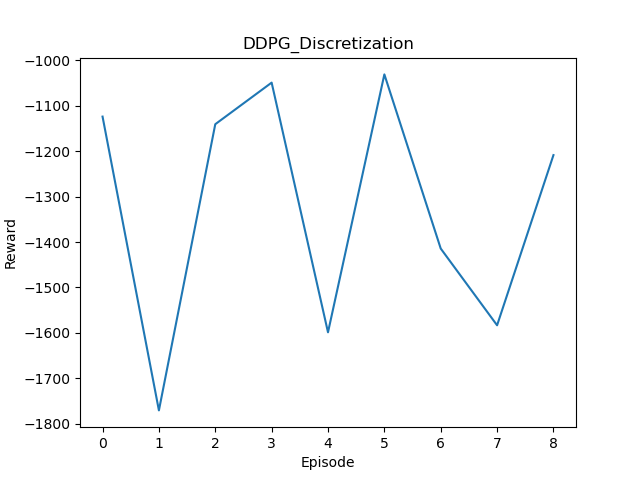

Python code for this plot:
# 학습 OK
###########################################################################
# To Avoid Library Collision
import os
os.environ['KMP_DUPLICATE_LIB_OK']='True'
###########################################################################

import gym
import sys
import random
import collections
import numpy as np
import torch
import torch.nn as nn
import torch.nn.functional as F
import torch.optim as optim
from time import sleep
from collections import deque
import matplotlib.pyplot as plt

#GPU Setting

device = 'cuda' if torch.cuda.is_available() else 'cpu'

print("")
print(f"On {device}")
print("")

# Hyperparameters
lr_mu = 0.0005       # Learning Rate for Torque (Action)
lr_q = 0.001         # Learning Rate for Q
gamma = 0.99         # discount factor
batch_size = 16      # Mini Batch Size for Sampling from Replay Memory
buffer_limit = 50000 # Replay Memory Size
tau = 0.005          # for target network soft update

class ReplayBuffer():
    def __init__(self):
        self.buffer = collections.deque(maxlen=buffer_limit)

    def put(self, transition):
        self.buffer.append(transition) # transition : (state, action, reward, next_state, done)

    def sample(self, n):
        mini_batch = random.sample(self.buffer, n) # buffer에서 n개 뽑기
        states, actions, rewards, next_states, done_mask_lst = [], [], [], [], []

        for transition in mini_batch:
            state, action, reward, next_state, done = transition
            states.append(state) # s = [COS SIN 각속도]
            actions.append([action])
            rewards.append([reward])
            next_states.append(next_state)
            done_mask = 0.0 if done else 1.0
            done_mask_lst.append([done_mask])

        s_lst = np.array(states)
        #a_lst = np.array(actions)
        r_lst = np.array(rewards)
        s_prime_lst = np.array(next_states)
        done_mask_lst = np.array(done_mask_lst)

        return torch.tensor(s_lst, device = device, dtype=torch.float), torch.tensor(actions, device = device,dtype=torch.float), \
               torch.tensor(r_lst, device = device,dtype=torch.float), torch.tensor(s_prime_lst,device = device, dtype=torch.float), \
               torch.tensor(done_mask_lst, device = device, dtype=torch.float)

    def size(self):
        return len(self.buffer)


class MuNet(nn.Module):  # Mu = Torque -> Action
    def __init__(self):
        super(MuNet, self).__init__()
        self.fc1 = nn.Linear(3, 128)
        self.fc2 = nn.Linear(128, 64)
        self.fc_mu = nn.Linear(64, 1)

    def forward(self, x): # Input : state (COS, SIN, 각속도)
        x = F.relu(self.fc1(x))
        x = F.relu(self.fc2(x))
        mu = torch.tanh(self.fc_mu(x)) * 2
        return mu # Return Deterministic Policy

class QNet(nn.Module):
    def __init__(self):
        super(QNet, self).__init__()
        self.fc_s = nn.Linear(3, 64)   # State = (COS, SIN, 각속도)
        self.fc_a = nn.Linear(1, 64)   # Action = Torque
        self.fc_q = nn.Linear(128, 32) # State , Action 이어붙이기
        self.fc_out = nn.Linear(32, 1) # Output : Q value

    def forward(self, x, a):
        h1 = F.relu(self.fc_s(x)) # 64
        h2 = F.relu(self.fc_a(a)) # 64
        cat = torch.cat([h1, h2], dim = 1)  # 128

        q = F.relu(self.fc_q(cat)) # 32
        q = self.fc_out(q)  # 1
        return q


class OrnsteinUhlenbeckNoise:
    def __init__(self, mu):
        self.theta, self.dt, self.sigma = 0.1, 0.01, 0.1
        self.mu = mu
        self.x_prev = np.zeros_like(self.mu)

    def __call__(self):
        x = self.x_prev + self.theta * (self.mu - self.x_prev) * self.dt + \
            self.sigma * np.sqrt(self.dt) * np.random.normal(size=self.mu.shape)
        self.x_prev = x
        return x


def train(mu, mu_target, q, q_target, memory, q_optimizer, mu_optimizer):
    states, actions, rewards, next_states, dones = memory.sample(batch_size)

    Q_loss, mu_loss = 0, 0

    y = rewards + ( gamma*q_target(next_states, mu_target(next_states)) ) * dones

    Q_loss = torch.nn.functional.smooth_l1_loss(q(states, actions) , y.detach())
    q_optimizer.zero_grad()
    Q_loss.backward()
    q_optimizer.step()

    mu_loss = -q(states, mu(states)).mean()
    mu_optimizer.zero_grad()
    mu_loss.backward()
    mu_optimizer.step()


def soft_update(net, net_target):
    for param_target, param in zip(net_target.parameters(), net.parameters()):
        param_target.data.copy_(param_target.data * (1.0 - tau) + param.data * tau)

env = gym.make('Pendulum-v1')
memory = ReplayBuffer()

# 2개의 동일한 네트워크 생성 ...
q =  QNet().to(device)
q_target = QNet().to(device)
mu = MuNet().to(device)
mu_target = MuNet().to(device)

q_target.load_state_dict(q.state_dict())   # 파라미터 동기화
mu_target.load_state_dict(mu.state_dict()) # 파라미터 동기화

score = 0.0
reward_history_20 = deque(maxlen=100)

mu_optimizer = optim.Adam(mu.parameters(), lr=lr_mu)
q_optimizer = optim.Adam(q.parameters(), lr=lr_q)
ou_noise = OrnsteinUhlenbeckNoise(mu=np.zeros(1))
MAX_EPISODES = 500

# Action Space Map
A = np.arange(-2, 2, 0.001)
for episode in range(MAX_EPISODES):
    s = env.reset()
    done = False
    score = 0.0

    while not done: # Stacking Experiences

        a = mu(torch.from_numpy(s).float().to(device)) # Return action (-2 ~ 2 사이의 torque  ... )

        # Discretize Action Space ...
        discrete_action = np.digitize(a.cpu().detach().numpy(), bins = A)

        # Soft Greedy
        sample = random.random()
        if sample < 0.1:
            random_action = np.array([random.randrange(0, len(A))])
            action = A[random_action - 1]

        else:
            action = A[discrete_action - 1]

        s_prime, r, done, info = env.step(action)
        memory.put((s, a, r / 100.0, s_prime, done))
        score = score + r
        s = s_prime

        if memory.size() > 2000:
            for i in range(10):
                train(mu, mu_target, q, q_target, memory, q_optimizer, mu_optimizer)
                soft_update(mu, mu_target)
                soft_update(q, q_target)

    reward_history_20.append(score)
    avg = sum(reward_history_20) / len(reward_history_20)
    if episode % 20 == 0:
        print('episode: {}, reward: {:.1f}, avg: {:.1f}'.format(episode, score, avg))
    episode = episode + 1

env.close()

# Record Hyperparamters & Result Graph
with open('DDPG_Discretization.txt', 'w', encoding = 'UTF-8') as f:
    f.write("# ----------------------- # " + '\n')
    f.write("Parameter 2022-2-12" + '\n')
    f.write('\n')
    f.write('\n')
    f.write("# - Category 1 - #" + '\n')
    f.write('\n')
    f.write("Reward        : Basic Env Setting" + '\n')
    f.write("lr_mu         : " + str(lr_mu) + '\n')
    f.write("lr_q          : " + str(lr_q) + '\n')
    f.write("tau           : " + str(tau) + '\n')
    f.write('\n')
    f.write("# - Category 2 - #" + '\n')
    f.write('\n')
    f.write("batch_size    : " + str(batch_size)   + '\n')
    f.write("buffer_limit  : " + str(buffer_limit) + '\n')
    f.write("memory.size() : 2000" + '\n')
    f.write("# ----------------------- # " + '\n')

length = np.arange(len(reward_history_20))
plt.figure()
plt.xlabel("Episode")
plt.ylabel("Reward")
plt.title("DDPG_Discretization")
plt.plot(length, reward_history_20)
plt.savefig('DDPG_Discretization.png')
